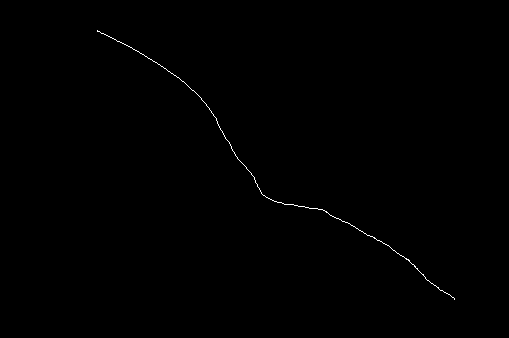
#> input picture cheval-abime2-mask.png, 509 x 338 px, found by its file name
$ python 'algorithme image en couleur.py'
#> lines starting #> are read from the running program, lines starting #| are printed output that depends on the picture; after the words box and inside, x2 and y2 are one past the last pixel; in counts of white or black regions, pixels touching at a corner belong together; long printed decimals are rounded
import numpy as np
import matplotlib.pyplot as plt
import matplotlib.image as mpimg
from copy import deepcopy

# Chargement des images
mask = mpimg.imread(r"H:\Documents\ING3_S2\Analyse Numérique\AnaNumProjet\cheval-abime2-mask.png")
#> mask: shape (338, 509) float32; values 0 (black) and 1 (white), 0.24% white in thin lines or dots, all inside (x1, y1, x2, y2) = (97, 30, 455, 300)
img_color = mpimg.imread(r"H:\Documents\ING3_S2\Analyse Numérique\AnaNumProjet\cheval-abime2.png")
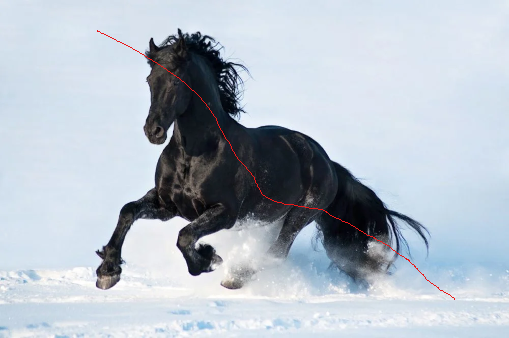
#> input picture cheval-abime2.png, 509 x 338 px, found by its file name
#> img_color is the input picture: shape (338, 509, 3) float32; mean R, G, B 0.703, 0.74, 0.781

# Normaliser les données (dans [0,1] si ce n'est pas déjà fait)
if mask.max() > 1:
    mask = mask / 255.0
if img_color.max() > 1:
    img_color = img_color / 255.0

# S'assurer que le masque est binaire
mask = (mask > 0.5).astype(float)

# Paramètres
k = 50
epsilon = 1e-4
max_iter = 100

# Fonction de SVD tronquée
def svd_tronquee(A, k):
    U, S, Vt = np.linalg.svd(A, full_matrices=False)
    S[k:] = 0
    return U @ np.diag(S) @ Vt

restored_channels = []
normes_frobenius = []

# Traitement canal par canal
for c in range(3):
    channel = img_color[:, :, c]
    restored = deepcopy(channel)

    for i in range(max_iter):
        Ak = svd_tronquee(restored, k)
        new_channel = channel * (1 - mask) + Ak * mask
        diff = np.linalg.norm(restored - new_channel, ord='fro')
        restored = new_channel
        if diff < epsilon:
            break

# Calcul de la norme de Frobenius sur la zone masquée pour ce canal
    diff_masque = mask * (restored - channel)
    norme_locale = np.linalg.norm(diff_masque, ord='fro')
    normes_frobenius.append(norme_locale)

    restored_channels.append(restored)
#> this loop made 3 passes
#> norme_locale on passes 1 to 3: 13.52, 8.45, 9.29
#> pass 1, in svd_tronquee (call 2), `U, S, Vt = np.linalg.svd(A, full_matrices=False)`:
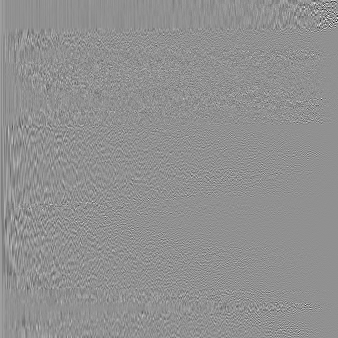
#> U: shape (338, 338) float64; min -0.641, max 0.487, mean 0.000119; drawn with min black and max white
#> after the loop:
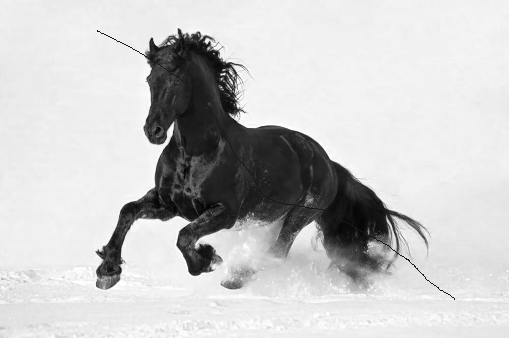
#> channel: shape (338, 509) float32; min 0.00392, max 1, mean 0.781
#> after the loop:
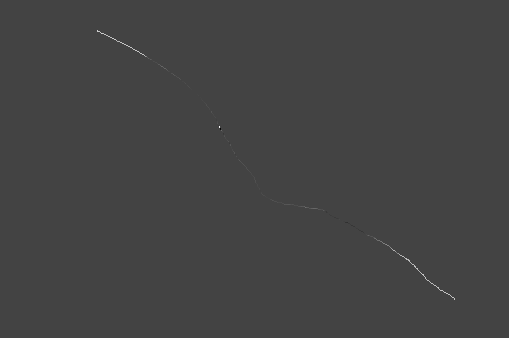
#> diff_masque: shape (338, 509) float64; min -0.442, max 1.22, mean 0.000696; drawn with min black and max white
#> after the loop:
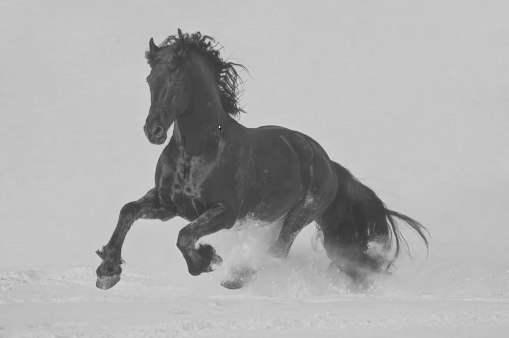
#> restored: shape (338, 509) float64; min -0.344, max 1.31, mean 0.782; drawn with min black and max white
#> after the loop, normes_frobenius = [13.52, 8.45, 9.29]; restored_channels = 3 items

# Recomposition de l’image couleur restaurée
img_restored_color = np.stack(restored_channels, axis=2)

# Affichage des résultats
fig, axs = plt.subplots(1, 2, figsize=(12, 6))
axs[0].imshow(img_color)
axs[0].set_title("Image couleur abimee")
axs[0].axis('off')
axs[1].imshow(img_restored_color)
axs[1].set_title("Image couleur restauree")
axs[1].axis('off')
plt.tight_layout()
plt.show()
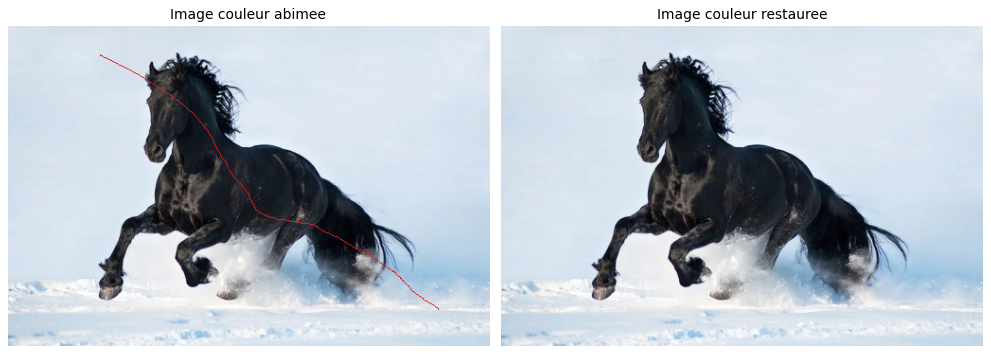
#> figure drawn by matplotlib, 2 panels

# Affichage des normes de Frobenius par canal
for i, val in enumerate(normes_frobenius):
    print(f"Canal {['R', 'G', 'B'][i]} – Norme de Frobenius (zone masquee) : {val:.6f}")
#> this loop made 3 passes
#| Canal R – Norme de Frobenius (zone masquee) : 13.519
#| Canal G – Norme de Frobenius (zone masquee) : 8.447
#| Canal B – Norme de Frobenius (zone masquee) : 9.286

# Moyenne globale
moyenne = np.mean(normes_frobenius)
#> moyenne = 10.42
print(f"\n Moyenne des normes de Frobenius sur les 3 canaux : {moyenne:.6f}")
#|  Moyenne des normes de Frobenius sur les 3 canaux : 10.417

# S’assurer que les valeurs sont bien dans [0, 1]
img_restored_color = np.clip(img_restored_color, 0, 1)
# Sauvegarde de l’image restaurée en couleur
plt.imsave("image_restauree_couleur.png", img_restored_color)
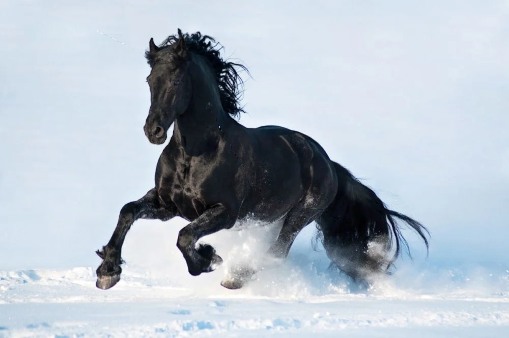
#> saved as image_restauree_couleur.png: shape (338, 509, 3); mean R, G, B 178.9, 188.9, 199.3
print(" Image couleur restauree enregistree sous : image_restauree_couleur.png")
